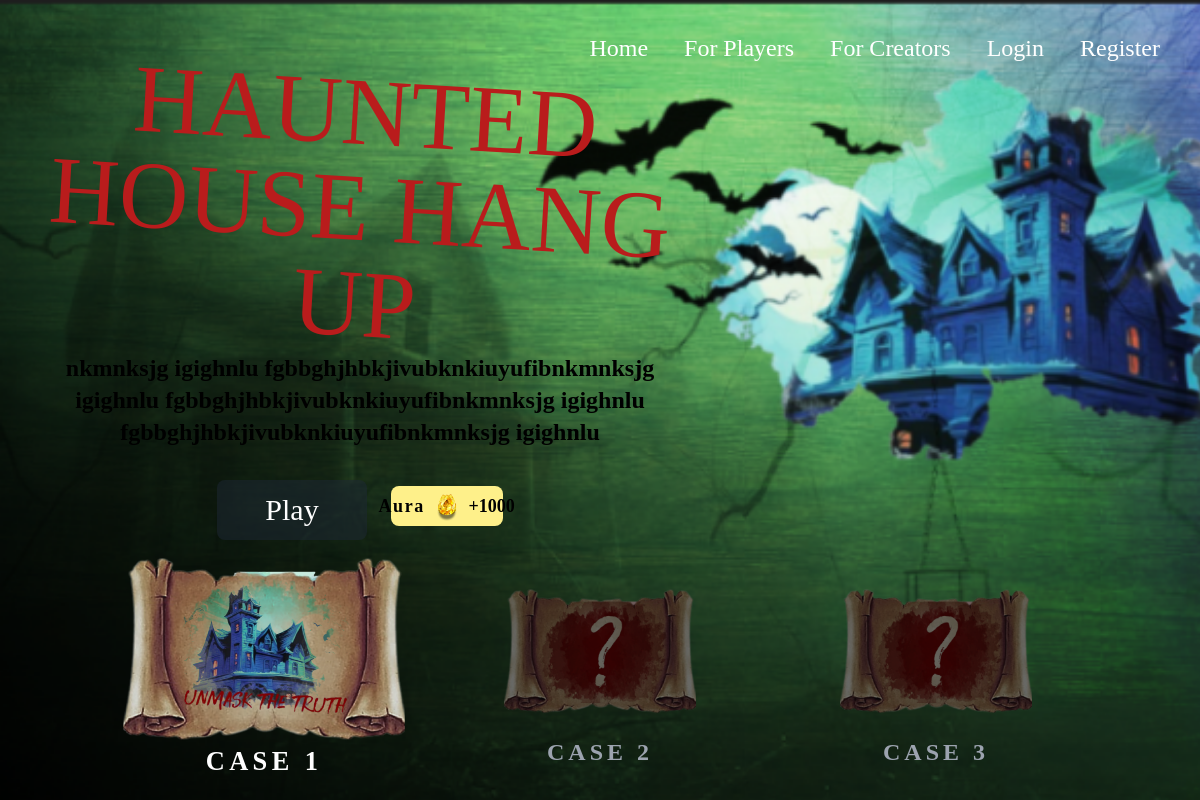
The app's page /play with its own data.
### Tool/models.py (models this page shows, shortened)
class Case(db.Model):
    __tablename__ = 'cases'
    id = db.Column(db.Integer, primary_key=True)
    title = db.Column(db.String(255), nullable=False)  # Title for the case/chapter
    description = db.Column(db.Text, nullable=False)    # Detailed description or storyline
    answer = db.Column(db.String, nullable=False)        # Storing answers (JSON or comma-separated)
    clues = db.Column(db.PickleType, nullable=True)
    cover_image = db.Column(db.String(255))             # Path or URL to cover image
    background_image = db.Column(db.String(255))        # Background image for the case/chapter
    reward = db.Column(db.Integer, default=0)           # Points or rewards for completion
    locked = db.Column(db.Boolean, default=True)        # Indicates if the case is locked or unlocked
    video = db.Column(db.String, nullable=True)
    clues_accessed = db.relationship('ClueAccess', backref='case', lazy=True, cascade="all, delete-orphan")

### app.py (the view)
@app.route('/play')
def play():
    cases = Case.query.all()
    return render_template('play.html', cases = cases)

### Tool/templates/play.html (shortened to what this page needs)
{% extends 'base.html' %}
{% block content %}
<main class="flex flex-col items-center relative">
    {% for case in cases %}
    <div id="level{{ loop.index }}" class="level-content w-screen h-screen absolute top-0 left-0 {{ 'hidden' if not loop.first }} flex flex-col"
         style="background-image: url('{{ case.background_image }}'); background-size: cover;">
        <div class="w-3/5 max-w-3xl p-8 flex flex-col items-center text-center my-8">
            <h1 class="gregean_bush text-red-700 text-8xl rotate-[3.42deg]">{{ case.title }}</h1>
            <p class="text-2xl font-semibold mb-8">{{ case.description }}</p>
            {% if not case.locked %}
            <div class="flex items-center gap-6">
                <button onclick="openGameDialog('gameDialog{{ loop.index }}')" class="bg-gray-800 bg-opacity-50 hover:bg-opacity-70 text-white px-12 py-3 rounded-lg transition-all duration-300 text-3xl">
                    Play
                </button>
                <span class="bg-yellow-200 rounded-lg flex items-center justify-center w-28 px-2 mb-2">
                    <p class='font-bold text-lg tracking-[0.1rem]'>Aura</p>
                    <img src="../static/img/assets/gems.png" class="h-10">
                    <p class="font-bold text-lg">+{{ case.reward }}</p>
                </span>
            </div>
            {% endif %}
        </div>
    </div>
    {% endfor %}
</main>
<div class="absolute right-8 bottom-1/2 translate-y-1/2 lg:bottom-36 lg:right-1/2 lg:translate-x-1/2 flex flex-col lg:flex-row justify-center lg:justify-between gap-8 lg:gap-20 z-2">
    {% for case in cases %}
    <button onclick="showLevel('level{{ loop.index }}')" class="flex flex-col level-btn w-64 h-64 items-center justify-center" data-level="level{{ loop.index }}">
        <img src="{{ case.cover_image }}" alt="Level {{ loop.index }}" class="w-full h-full object-contain {{ 'inactive-filter' if case.locked }}">
        <h2 class="tracking-[0.25rem] absolute bottom-4 text-2xl font-bold text-gray-400 chapter-title">CASE {{ loop.index }}</h2>
    </button>
    {% endfor %}
</div>
{% endblock %}

### Tool/templates/base.html (shortened to what this page needs)
<!DOCTYPE html>
<html lang="en">
<head>
    <script src="https://cdn.tailwindcss.com"></script>
</head>
<body class="bg-[#4b2f07] min-h-screen font-gregeanbush relative overflow-x-hidden">
    <nav class="relative z-10 md:top-6 w-full">
        <div class="hidden md:flex justify-end space-x-1 text-xl lg:text-2xl absolute right-6">
            <a href="#home" class="text-white hover:text-gray-300 px-4 py-2">Home</a>
            <a href="#about" class="text-white hover:text-gray-300 px-4 py-2">For Players</a>
            <a href="#services" class="text-white hover:text-gray-300 px-4 py-2">For Creators</a>
            <a href="#contact" class="text-white hover:text-gray-300 px-4 py-2">Login</a>
            <a href="#contact" class="text-white hover:text-gray-300 px-4 py-2">Register</a>
        </div>
    </nav>
    {% block content %}
    {% endblock %}
</body>
</html>

### Tool/templates/play.html (style rules this page uses)
.gregean_bush { font-family: 'Gregean Bush'; }
body { font-family: Hatolie; color: black; }
.level-btn { transition: transform 0.3s ease; }
.level-btn.active { transform: scale(1.1); }
.level-btn.active .chapter-title { color: white; }
.inactive-filter { filter: brightness(0.5); transform: scale(0.75); transition: filter 0.3s ease, transform 0.3s ease; }
button { cursor: pointer; }

### records on screen
Case: background_image (picture), title "HAUNTED HOUSE HANG UP", description "nkmnksjg igighnlu fgbbghjhbkjivubknkiuyufibnkmnksjg igighnlu fgbbghjhbkjivubknkiuyufibnkmnksjg igighnlu fgbbghjhbkjivubknkiuyufibnkmnksjg igighnlu", locked False (drawn), reward "1000", cover_image (picture)
Case: cover_image (picture)
Case: cover_image (picture)
